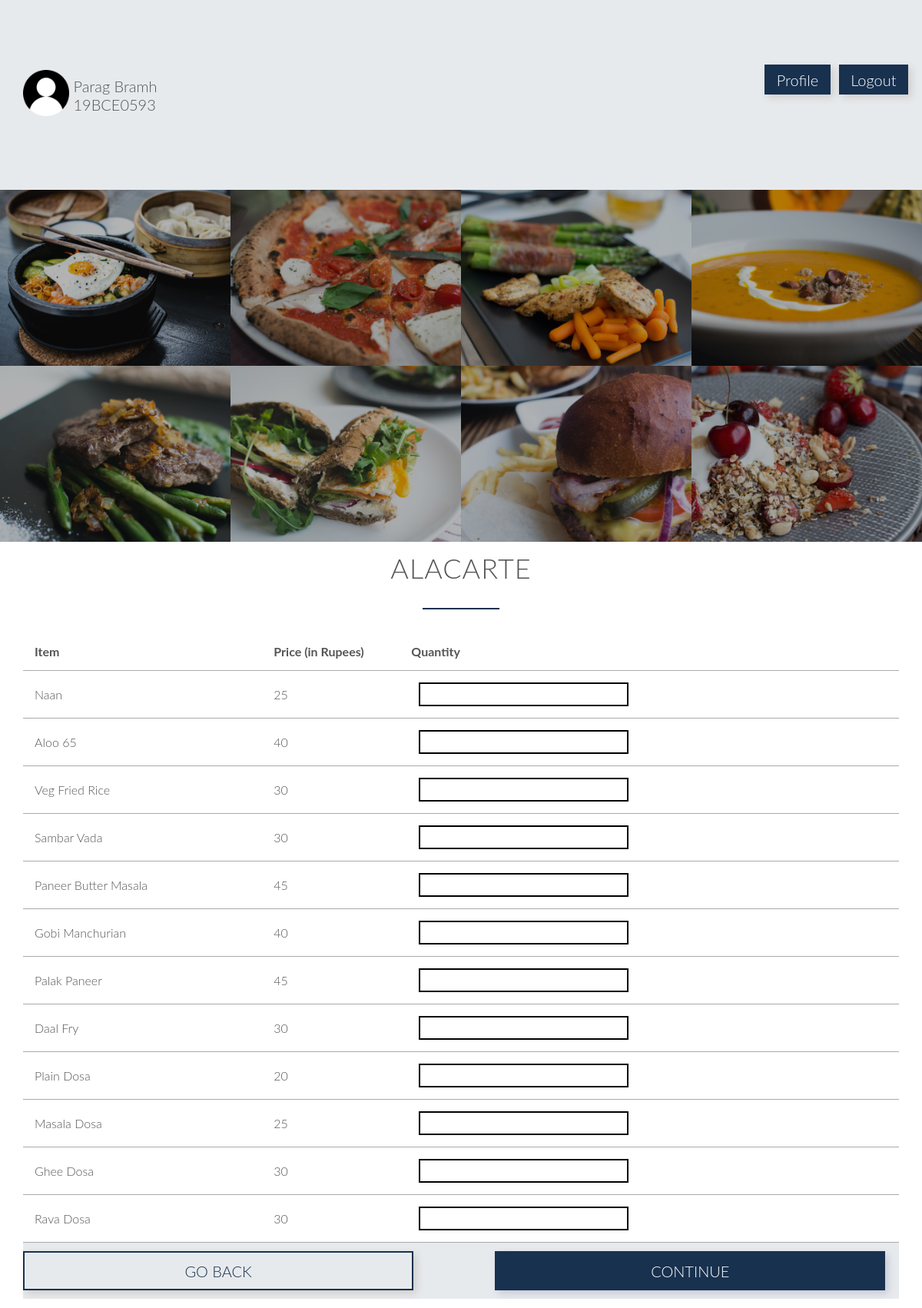
/aladc.php (signed in), run on the app's committed database.
### tables this page shows
CREATE TABLE `customer` (
  `custid` varchar(10) NOT NULL,
  `name` varchar(25) DEFAULT NULL,
  `wallet` int(11) DEFAULT NULL,
  `hblock` varchar(2) DEFAULT NULL,
  `hroom` int(11) DEFAULT NULL,
  `phone` decimal(30,0) DEFAULT NULL
);

CREATE TABLE `dcalacarte` (
  `iid` int(11) NOT NULL,
  `name` varchar(30) DEFAULT NULL,
  `price` int(11) DEFAULT NULL,
  `time` int(11) NOT NULL
);

### aladc.php (the view, shortened to what this page needs)
<!DOCTYPE html>
<?php
    include('sessioncust.php');
    $uname = $_SESSION['login_user'];
    $sql = "SELECT * from customer where custid='$uname'";
    $result = mysqli_query($db,$sql);
    $row = mysqli_fetch_array($result,MYSQLI_ASSOC);
?>
<html>
    <head>
        <link rel="stylesheet" type="text/css" href="css/style.css">
        <link rel="stylesheet" type="text/css" href="css/grid.css">
    </head>
    <body>
        <section class="section-plans">
            <div class="row">
                <div class="col span-10-of-12">
                    <img src="images/person.png" style="border-radius: 20%; width: 5vw;">
                    <div style="display: inline-block; vertical-align: super"><?php echo $row['name']?><br><?php echo $row['custid']?></div>
                </div>
                <div class="col span-1-of-12"><a style="text-decoration: none; background-color: #18314f; padding: 10% 20%; color: white; vertical-align: text-bottom; margin-top: 20%; margin-bottom: 20%; box-shadow: 4px 4px 10px rgba(72, 39, 10, 0.15)" href="profile.php">Profile</a></div>
                <div class="col span-1-of-12"><a style="text-decoration: none; background-color: #18314f; padding: 10% 20%; color: white; vertical-align: text-bottom; margin-top: 20%; margin-bottom: 20%; box-shadow: 4px 4px 10px rgba(72, 39, 10, 0.15)" href="index.php">Logout</a></div>
            </div>
        </section>
        <section class="section-meals">
			<ul class="meals-show clearfix">
				<li>
					<figure class="meal-photo">
						<img src="images/1.jpg" alt="Korean bibimbap with egg and vegetables">
					</figure>
				</li>
				<li>
					<figure class="meal-photo">
						<img src="images/2.jpg" alt="Simple italian pizza with cherry tomatoes">
					</figure>
				</li>
				<li>
					<figure class="meal-photo">
						<img src="images/3.jpg" alt="Chicken breast steak with vegetables">
					</figure>
				</li>
				<li>
					<figure class="meal-photo">
						<img src="images/4.jpg" alt="Autumn pumpkin soup">
					</figure>
				</li>
			</ul>
			<ul class="meals-show clearfix">
				<li>
					<figure class="meal-photo">
						<img src="images/5.jpg" alt="Paleo beef steak with vegetables">
					</figure>
				</li>
				<li>
					<figure class="meal-photo">
						<img src="images/6.jpg" alt="Healthy baguette with egg and vegetables">
					</figure>
				</li>
				<li>
					<figure class="meal-photo">
						<img src="images/7.jpg" alt="Burger with cheddar and bacon">
					</figure>
				</li>
				<li>
					<figure class="meal-photo">
						<img src="images/8.jpg" alt="Granola with cherries and strawberries">
					</figure>
				</li>
			</ul>
		</section>
        <section class="section-cant">
            <div class="row">
                <h2>ALAcarte</h2>
            </div>
            <div class="row">
                <form method="post" id="sjt" name="sjt" action="<?php $_PHP_SELF ?>">
                <table>
                    <tr>
                        <td width=150><strong>Item</strong></td>
                        <td width=15><strong>Price (in Rupees)</strong></td>
                        <td width=15><strong>Quantity</strong></td>
                    </tr>
                    <?php
                        $ala = "SELECT * from dcalacarte";
                        $res = mysqli_query($db,$ala);
                        while($item = mysqli_fetch_array($res, MYSQLI_ASSOC)){
                            echo "<tr><td>".$item['name']."</td><td>".$item['price']."</td><td align=\"center\"><input type=\"numeric\" class=\"btnsmall\" id=\"".$item['iid']."\" name =\"".$item['iid']."\"></td>";
                        }
                    ?>
                </table>
                <div class="section-plans">
                <div class="row">
                <a style="text-decoration: none; color:#18314f;" href="homepage.php">
                    <div class="col span-5-of-11" style="box-shadow: 4px 4px 10px rgba(72, 39, 10, 0.15); text-align: center; padding: 1%;border: 2px solid #18314f;font-family: 'Lato','Arial', sans-serif;font-weight: 300;font-size: 20px;">
                        GO BACK
                    </div>
                </a>
                <div class="col"> &nbsp;&nbsp;&nbsp;&nbsp;&nbsp;&nbsp;&nbsp;&nbsp;&nbsp;&nbsp;&nbsp;&nbsp;&nbsp;&nbsp;&nbsp;&nbsp;</div>
                    <button class="col span-5-of-11" style="box-shadow: 4px 4px 10px rgba(12, 10, 72, 0.15); text-align: center; padding: 1%;border: 2px solid #18314f;background-color: #18314f; color: white; font-family: 'Lato','Arial', sans-serif;font-weight: 300;font-size: 20px;" type="submit" id="Submit" name="Submit" for="sjt">
                        CONTINUE
                    </button>
                </div>
                </div>
                </form>
            </div>
        </section>
   </body>
</html>

### css/style.css (style rules this page uses)
* { margin:0; padding: 0; -webkit-box-sizing: border-box; box-sizing: border-box; }
html, body { background-color: #fff; color: #555; font-family: 'Lato','Arial', sans-serif; font-weight: 300; font-size: 20px; text-rendering: optimizeLegibility; overflow-x: hidden; }
.clearfix { zoom: 1 }
.clearfix:after { content: '.'; clear: both; display: block; height: 0; visibility: hidden; }
.row { max-width: 1140px; margin: 0 auto; }
section { padding: 80px 0px; }
h1, h2, h3 { font-weight: 300; text-transform: uppercase; }
h2 { font-size: 180%; word-spacing: 2px; text-align: center; margin-bottom: 30px; letter-spacing: 1px; }
h2:after { display: block; height: 2px; background-color: #18314f; content: " "; width: 100px; margin: 0 auto; margin-top: 30px; }
.btnsmall { background-color: inherit; color: #000; text-decoration: none; font-size: 20px; border: 2px solid #000; margin-left: 10px; display: inline-block; padding: 2px; }
table { border:none; width: 100%; border-collapse: collapse; }
th, td { padding: 15px; text-align: left; vertical-align: middle; border: none; border-bottom: 1px solid #aaaaaa; }
.section-meals { padding: 0; }
.meals-show { list-style: none; width: 100%; }
.meals-show li { display: block; float: left; width:25%; }
.meal-photo { width:100%; margin: 0; overflow: hidden; background-color: #000; }
.meal-photo img { width: 100%; height: auto; -webkit-transform: scale(1.15); transform: scale(1.15); -webkit-transition: opacity 0.5s, -webkit-transform 0.5s; transition: opacity 0.5s, -webkit-transform 0.5s; transition: transform 0.5s, opacity 0.5s; transition: transform 0.5s, opacity 0.5s, -webkit-transform 0.5s; opacity: 0.7; }
.section-cant { padding: 1%; }
.section-plans { background-color: rgba(24, 49, 79, 0.1); }
form { font-size: 80%; }

### css/grid.css (style rules this page uses)
.row { zoom: 1; }
.row:before, .row:after { content:""; display:table; }
.row:after { clear:both; }
.col { display: block; float:left; margin: 1% 0 1% 1.6%; }
.col:first-child { margin-left: 0; }
.span-5-of-11 { width: 44.58%; }
.span-10-of-12 { width: 83.06%; }
.span-1-of-12 { width: 6.86%; }

### data on the page
customer: name "Parag Bramh", custid "19BCE0593"
dcalacarte: name "Naan", price "25"
dcalacarte: name "Aloo 65", price "40"
dcalacarte: name "Veg Fried Rice", price "30"
dcalacarte: name "Sambar Vada", price "30"
dcalacarte: name "Paneer Butter Masala", price "45"
dcalacarte: name "Gobi Manchurian", price "40"
dcalacarte: name "Palak Paneer", price "45"
dcalacarte: name "Daal Fry", price "30"
dcalacarte: name "Plain Dosa", price "20"
dcalacarte: name "Masala Dosa", price "25"
dcalacarte: name "Ghee Dosa", price "30"
dcalacarte: name "Rava Dosa", price "30"
